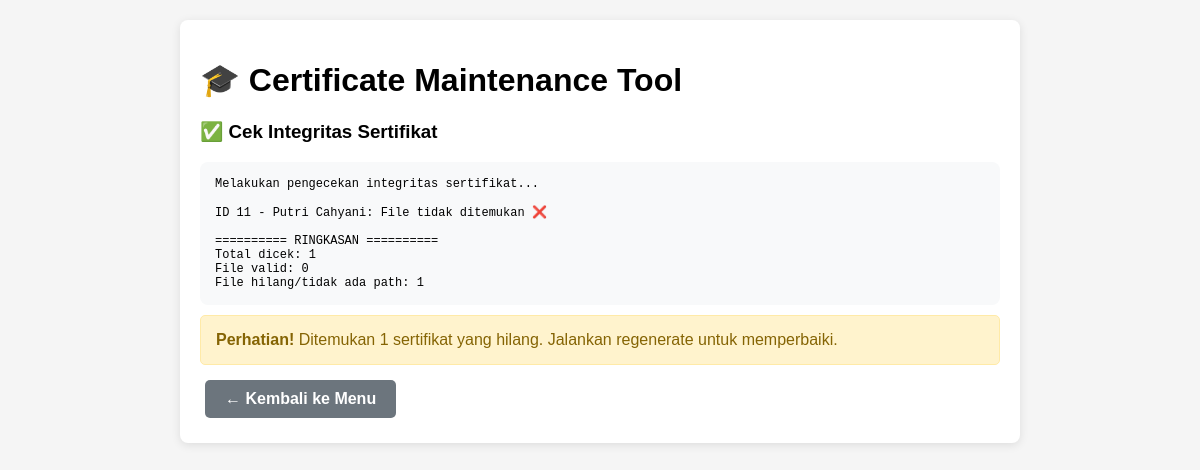
The page /admin/prestasi_app/certificate_maintenance.php?action=check_integrity on the database as committed earlier.
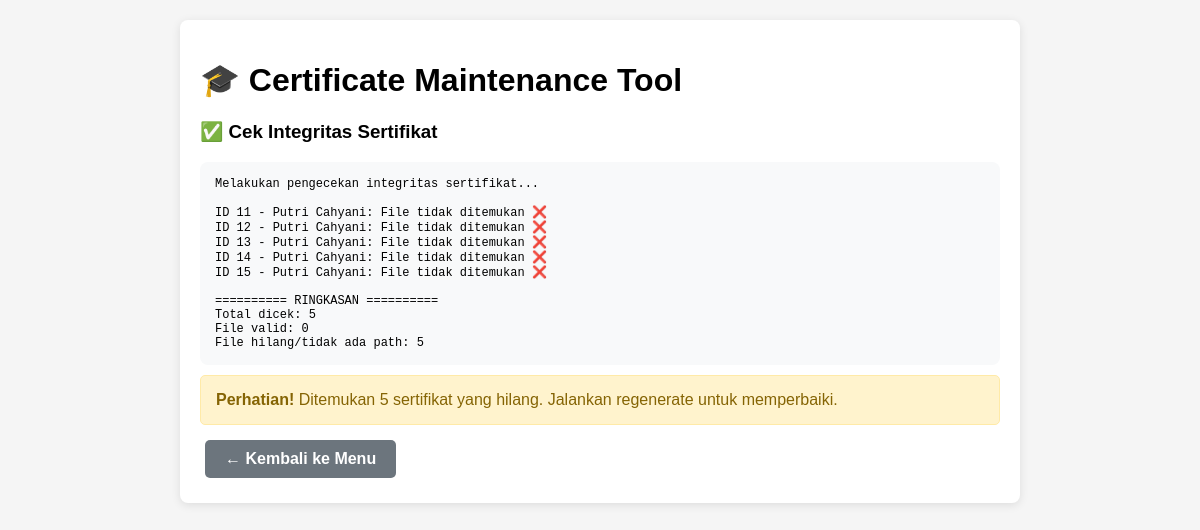
The same page on the database as committed later.
### tables this page shows
CREATE TABLE `tb_prestasi` (
  `id` int NOT NULL,
  `id_santri` int NOT NULL,
  `total_juz` varchar(100) NOT NULL,
  `tanggal` date NOT NULL,
  `created_at` datetime DEFAULT CURRENT_TIMESTAMP,
  `updated_at` datetime DEFAULT CURRENT_TIMESTAMP ON UPDATE CURRENT_TIMESTAMP,
  `whatsapp_ortu` varchar(20) DEFAULT NULL,
  `status_notif` varchar(100) DEFAULT 'Gagal Terkirim',
  `path_sertifikat` varchar(255) DEFAULT NULL
);

CREATE TABLE `tb_santri` (
  `id` bigint UNSIGNED NOT NULL,
  `nis` varchar(20) NOT NULL,
  `kelas` varchar(255) NOT NULL,
  `nama` varchar(255) NOT NULL,
  `tempatlahir` varchar(255) NOT NULL,
  `tanggallahir` varchar(255) NOT NULL,
  `nama_ortu` varchar(255) NOT NULL,
  `email_ortu` varchar(20) NOT NULL,
  `alamat` varchar(255) NOT NULL,
  `created_at` varchar(40) DEFAULT NULL,
  `updated_at` varchar(40) DEFAULT NULL
);

### admin/prestasi_app/certificate_maintenance.php (the view, shortened to what this page needs)
<?php
include "../../config/koneksi.php";
$action = $_GET['action'] ?? 'menu';
?>
<!DOCTYPE html>
<html lang="id">
<head>
</head>
<body>
    <div class="container">
        <h1>🎓 Certificate Maintenance Tool</h1>
        <?php if ($action === 'menu'): ?>
            <div class="alert alert-info">
                <strong>Informasi:</strong> Tool ini digunakan untuk maintenance sertifikat sistem tahfizh.
            </div>
            <?php
            $certificateHelper = new CertificateHelper($koneksi);
            $total_prestasi = $koneksi->query("SELECT COUNT(*) as count FROM tb_prestasi")->fetch_assoc()['count'];
            $with_path = $koneksi->query("SELECT COUNT(*) as count FROM tb_prestasi WHERE path_sertifikat IS NOT NULL AND path_sertifikat != ''")->fetch_assoc()['count'];
            $without_path = $total_prestasi - $with_path;
            $existing_files = 0;
            $certificates_dir = __DIR__ . '/../../assets/certificates/';
            if (is_dir($certificates_dir)) {
                $files = glob($certificates_dir . '*.pdf');
                $existing_files = count($files);
            }
            ?>
            <div class="stats">
                <div class="stat-card">
                    <div class="stat-number"><?= $total_prestasi ?></div>
                    <div>Total Prestasi</div>
                </div>
                <div class="stat-card">
                    <div class="stat-number"><?= $with_path ?></div>
                    <div>Dengan Path Sertifikat</div>
                </div>
                <div class="stat-card">
                    <div class="stat-number"><?= $without_path ?></div>
                    <div>Tanpa Path Sertifikat</div>
                </div>
                <div class="stat-card">
                    <div class="stat-number"><?= $existing_files ?></div>
                    <div>File PDF Tersedia</div>
                </div>
            </div>
            <h3>🔧 Operasi Maintenance</h3>
            <div style="margin: 20px 0;">
                <a href="?action=regenerate_missing" class="btn btn-primary">🔄 Regenerate Sertifikat yang Hilang</a>
                <a href="?action=check_integrity" class="btn btn-success">✅ Cek Integritas</a>
                <a href="../prestasi" class="btn btn-secondary">← Kembali ke Prestasi</a>
            </div>
        <?php elseif ($action === 'check_integrity'): ?>
            <h3>✅ Cek Integritas Sertifikat</h3>
            <?php
            echo "<div class='log'>";
            echo "Melakukan pengecekan integritas sertifikat...<br><br>";
            $total_checked = 0;
            $valid_files = 0;
            $missing_files = 0;
            $result = $koneksi->query("
                SELECT p.id, p.path_sertifikat, s.nama, p.total_juz
                FROM tb_prestasi p
                JOIN tb_santri s ON p.id_santri = s.id
                ORDER BY p.id
            ");
            while ($row = $result->fetch_assoc()) {
                $total_checked++;
                if (empty($row['path_sertifikat'])) {
                    echo "ID {$row['id']} - {$row['nama']}: Tidak ada path sertifikat ⚠️<br>";
                    $missing_files++;
                } else {
                    $full_path = __DIR__ . '/../../' . $row['path_sertifikat'];
                    if (file_exists($full_path)) {
                        $file_size = filesize($full_path);
                        if ($file_size > 0) {
                            echo "ID {$row['id']} - {$row['nama']}: File valid (" . number_format($file_size) . " bytes) ✅<br>";
                            $valid_files++;
                        }
                    } else {
                        echo "ID {$row['id']} - {$row['nama']}: File tidak ditemukan ❌<br>";
                        $missing_files++;
                    }
                }
            }
            echo "<br>========== RINGKASAN ==========<br>";
            echo "Total dicek: $total_checked<br>";
            echo "File valid: $valid_files<br>";
            echo "File hilang/tidak ada path: $missing_files<br>";
            echo "</div>";
            if ($missing_files > 0) {
                echo "<div class='alert alert-warning'>";
                echo "<strong>Perhatian!</strong> Ditemukan $missing_files sertifikat yang hilang. Jalankan regenerate untuk memperbaiki.";
                echo "</div>";
            } else {
                echo "<div class='alert alert-success'>";
                echo "<strong>Sempurna!</strong> Semua sertifikat dalam kondisi baik.";
                echo "</div>";
            }
            ?>
            <a href="?" class="btn btn-secondary">← Kembali ke Menu</a>
        <?php endif; ?>
    </div>
</body>
</html>

### admin/prestasi_app/certificate_maintenance.php (style rules this page uses)
body { font-family: Arial, sans-serif; margin: 20px; background: #f5f5f5; }
.container { max-width: 800px; margin: 0 auto; background: white; padding: 20px; border-radius: 8px; box-shadow: 0 2px 10px rgba(0,0,0,0.1); }
.btn { display: inline-block; padding: 10px 20px; margin: 5px; text-decoration: none; border-radius: 5px; font-weight: bold; }
.btn-secondary { background: #6c757d; color: white; }
.alert { padding: 15px; margin: 10px 0; border-radius: 5px; }
.alert-warning { background: #fff3cd; border: 1px solid #ffeaa7; color: #856404; }
.log { background: #f8f9fa; padding: 15px; border-radius: 8px; max-height: 400px; overflow-y: auto; font-family: monospace; font-size: 12px; }

Rows that differ between the two databases and show on the page:
added tb_prestasi: id "12", id_santri.nama "Putri Cahyani"
added tb_prestasi: id "13", id_santri.nama "Putri Cahyani"
added tb_prestasi: id "14", id_santri.nama "Putri Cahyani"
added tb_prestasi: id "15", id_santri.nama "Putri Cahyani"
Other text that changed with them:
$total_checked: "1" → "5"
$missing_files: "1" → "5"
